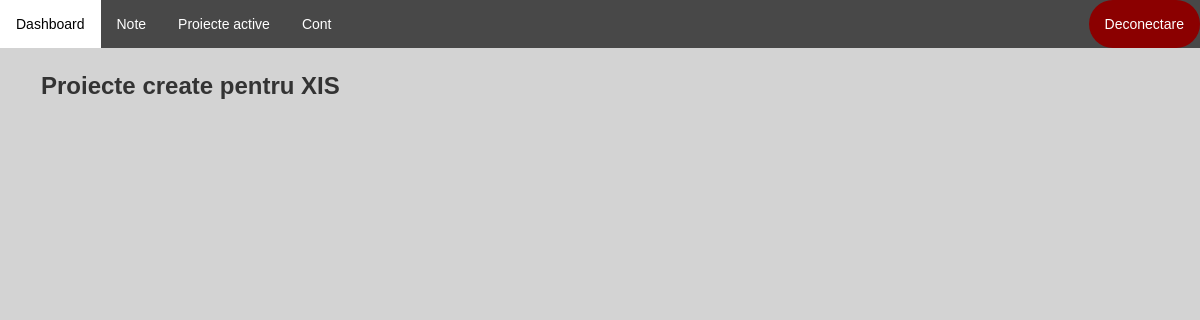
Before: /disciplina-student/13/ (signed in) with the older database file.
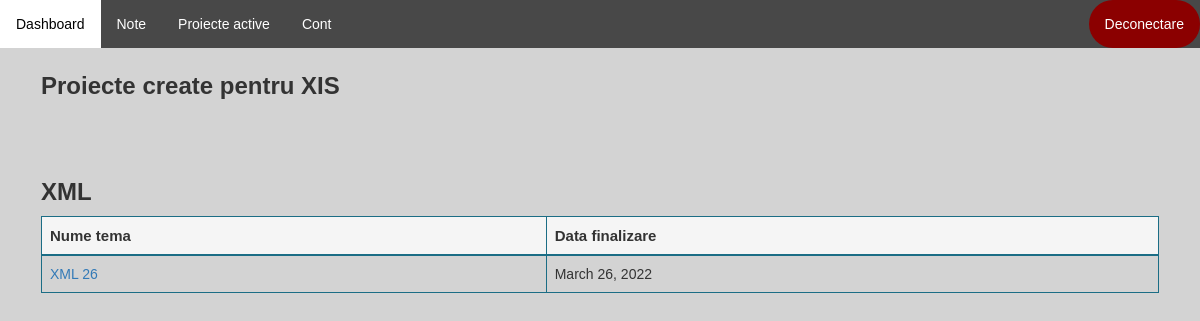
After: the same page with the newer database file.
### application/models.py (models this page shows)
class Proiect(models.Model):
    id = models.AutoField(primary_key=True)
    nume = models.CharField(max_length=100, unique=False)
    data_inregistrare = models.DateField(auto_now_add=True)
    data_finalizare = models.DateField()
    profesor = models.ForeignKey(User, on_delete=models.CASCADE)
    disciplina = models.ForeignKey(Disciplina, on_delete=models.CASCADE, null=True)
    document = models.CharField(max_length=100, null=True)
    nr_persoane = models.IntegerField(null=True)
    cale = models.CharField(max_length=100, default=None)

class Tema(models.Model):
    id = models.AutoField(primary_key=True)
    nume = models.CharField(max_length=100, unique=False)
    proiect = models.ForeignKey(Proiect, on_delete=models.CASCADE, unique=False)

### application/decorators.py (the view)
        def wrapper_func(request, *args, **kwargs):
            user_groups = list()
            for group in request.user.groups.all():
                user_groups.append(group.name)
            if allowed_roles[0] in user_groups:
                return view_func(request, *args, **kwargs)
            else:
                return redirect('dashboard')

### application/functions.py (called while the page is built)
def get_user_info(request):
    user = request.user
    user_groups = [group.name for group in user.groups.all()]
    if 'admin' in user_groups:
        user_type = 'admin'
    elif 'studenti' in user_groups:
        user_type = 'student'
    elif 'secretariat' in user_groups:
        user_type = 'secretar'
    else:
        user_type = 'profesor'
    out = {'user': user,
           'user_groups': user_groups,
           'user_type': user_type
           }
    return out

def create_context(request=None, extract_user_info=True):
    if extract_user_info and not request:
        raise ValueError("request must be set if extract_user_info is True")
    out = {}
    if extract_user_info:
        out.update(get_user_info(request))
    return out

### application/templates/application/student/disciplinaStudent.html (shortened to what this page needs)
{% extends 'application/dashboard.html' %}
{% load static %}
{% block article %}
        <h3><b>Proiecte create pentru {{ disciplina.nume }}</b></h3><br>
        <div class="table-wrapper-scroll-y custom-scrollbar" style="margin-top: 50px">
        {% for proiect in proiecte %}
            <table class="table table-bordered" id="myTable" style="border-color: #1b6d85">
                <h3><b>{{ proiect.nume }}</b></h3>
                <thead style="background-color: whitesmoke; border-color: #1b6d85; font-size: 15px">
                <tr  style="border-color: #1b6d85">
                    <th  style="border-color: #1b6d85">Nume tema</th>
                    <th  style="border-color: #1b6d85">Data finalizare</th>
                </tr>
                </thead>
                <tbody>
                {% for tema in teme_student %}
                    <tr class="tr">
                        <td  style="border-color: #1b6d85"><a href="{% url 'temaStudent' tema.id %}"> {{ tema.nume }}</a></td>
                        <td  style="border-color: #1b6d85">{{ proiect.data_finalizare }}</td>
                    </tr>
                {% endfor %}
                </tbody>
            </table>
        {% endfor %}
        </div>
{% endblock %}

Changed rows visible on the page:
added Proiect: nume "XML", data_finalizare "March 26, 2022"
added Tema: nume "XML 26"
